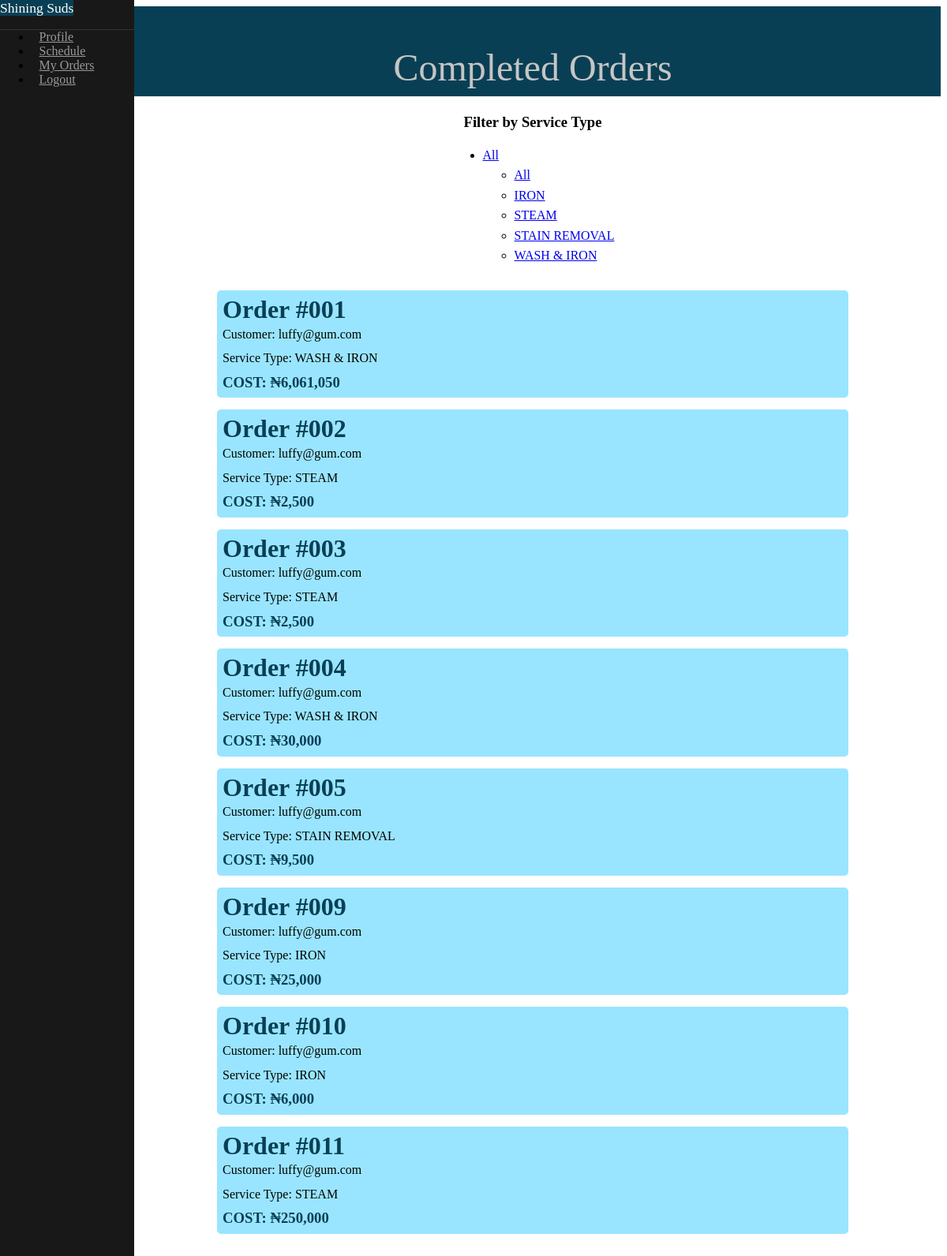
The app's page /admin/completed (signed in) with its own data.
### laundry/models.py (models this page shows, shortened)
class Order(db.Model):
    __tablename__ = 'orders'
    id = db.Column(db.Integer, primary_key=True, index=True)
    amount = db.Column(db.Integer, nullable=False)
    clothes_count = db.Column(db.Integer, nullable=False)
    status = db.Column(db.BOOLEAN, default=False)
    service_type = db.Column(db.String, default='WASH & IRON')
    message = db.Column(db.Integer, nullable=True)
    created = db.Column(db.DateTime, default=datetime.datetime.now())
    pickup_date = db.Column(db.DateTime, nullable=False)
    delivery_date = db.Column(db.DateTime, nullable=False)
    pickup_addr = db.Column(db.String, nullable=False)
    delivery_addr = db.Column(db.String, nullable=False)
    user_id = db.Column(db.Integer, db.ForeignKey('users.id', name='fk_user_id'))
    user = db.relationship("User", uselist=False, backref="orders")

class User(db.Model, UserMixin):
    __tablename__ = 'users'
    id = db.Column(db.Integer, primary_key=True, index=True)
    name = db.Column(db.String, nullable=False)
    email = db.Column(db.String, unique=True, index=True, nullable=False)
    hashed_password = db.Column(db.String, nullable=False)
    is_active = db.Column(db.Boolean(), default=True)
    is_superuser = db.Column(db.Boolean(), default=False)
    phone = db.Column(db.String())
    address = db.Column(db.String())
    @property
    def password(self) -> AttributeError:
        return {'lol': 'nice try'}
    def get(index: str | int) -> Query | None:
        return User.query.get(index) or User.query.filter_by(email=index).first()

### laundry/admin/views.py (the view)
@admin.route('/completed')
@login_required
def completed():
    orders = Order.query.filter_by(status=True).all()
    types = {order.service_type for order in orders}
    return render_template('admin/completed.html', User=User, orders=orders, types=types)

### laundry/models.py (called while the page is built)
@login_manager.user_loader
def load_user(id):
    return User.get(id)

### laundry/templates/admin/completed.html (shortened to what this page needs)
{% extends "shared/base.html" %}
{% block content %}
<div id="main">
    <div class="header">
        <h1>Completed Orders</h1>
    </div>
    <div class="content">
        <h3 class="center" style="margin-bottom: 0;">Filter by Service Type</h3>
        <div class="pure-menu pure-menu-horizontal filter">
            <ul class="pure-menu-list">
                <li class="pure-menu-item pure-menu-has-children pure-menu-allow-hover">
                    <a href="#" id="menuLink1" class="pure-menu-link">{{ service_type or 'All' }}</a>
                    <ul class="pure-menu-children">
                        <li class="pure-menu-item">
                            <a href="{{ url_for('.completed') }}" class="pure-menu-link">All</a>
                        </li>
                        {% for service_type in types %}
                        <li class="pure-menu-item">
                            <a href="{{ url_for('.completed_filt', service_type=service_type) }}" class="pure-menu-link">{{ service_type }}</a>
                        </li>
                        {% endfor %}
                    </ul>
                </li>
            </ul>
        </div>
        <div class="pure-g">
            {% for order in orders %}
            <div class="pure-u-1 order">
                <h1>Order #{{ '{:03d}'.format(order.id) }}</h1>
                <p>Customer: {{ User.get(order.user_id).email }}</p>
                <p>Service Type: {{ order.service_type }}</p>
                <h3>COST: {{ '₦{:,}'.format(order.amount) }}</h3>
            </div>
            {% endfor %}
        </div>
    </div>
</div>
{% endblock %}

### laundry/static/css/pure-custom.css (style rules this page uses)
body { color: #000000; }
.content { margin: 0 auto; padding: 0 2em; max-width: 800px; margin-bottom: 50px; line-height: 1.6em; }
.header { margin: 0; color: #333; text-align: center; padding: 2.5em 2em 0; border-bottom: 1px solid #eee; background-color: rgb(9, 63, 85); font-family: Georgia, 'Times New Roman', Times, serif; }
.header h1 { margin: 0.2em 0; font-size: 3em; font-weight: 300; color: #c5c5c5; }
@media (min-width: 48em) { .header, .content { padding-left: 2em; padding-right: 2em; } }

### laundry/static/css/my_custom.css (style rules this page uses)
.center { display: flex; align-items: center; justify-content: center; }
.filter { display: flex; justify-content: center; }
::placeholder { color: rgb(9, 63, 85); opacity: 0.7; }
.order { margin: 15px auto 10px auto; background-color: rgb(153, 229, 255); padding: 7px; border-radius: 5px; }
.order h1, .order h3, .order h4 { color: rgb(9, 63, 85); }
.order h1, .order p, .order h3, .order h4 { margin-bottom: 0; margin-top: 5px; }

### records on screen
Order: service_type "IRON", id "009", amount "₦25,000"
Order: service_type "STEAM", id "002", amount "₦2,500"
Order: service_type "STAIN REMOVAL", id "005", amount "₦9,500"
Order: service_type "WASH & IRON", id "001", amount "₦6,061,050"
User: get "luffy@gum.com"
Order: id "003", service_type "STEAM", amount "₦2,500"
Order: id "004", service_type "WASH & IRON", amount "₦30,000"
Order: id "010", service_type "IRON", amount "₦6,000"
Order: id "011", service_type "STEAM", amount "₦250,000"

### other values on screen
{{ service_type or 'All' }} "All"
